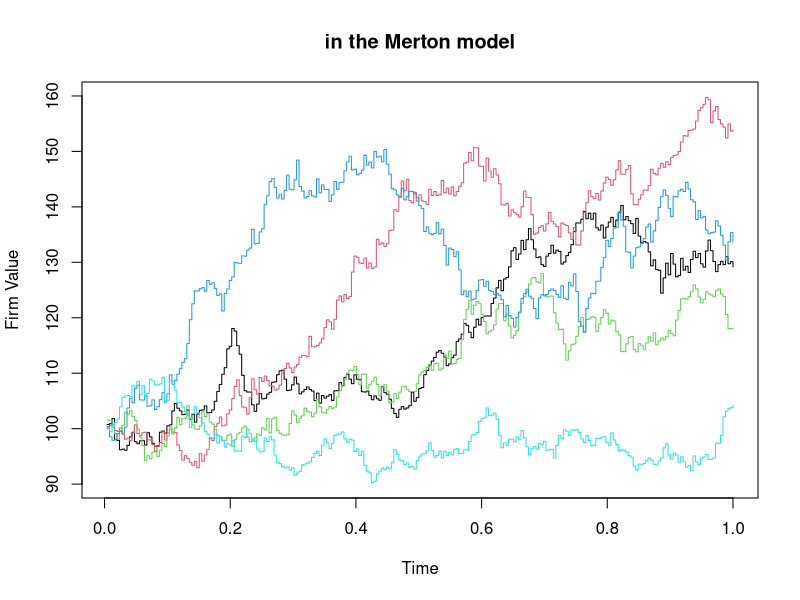

Generate this figure with R:

V0 <- 100 ; nu <- 0.1 ; sigma <-0.2 
dt <- 1 /252 ; Time <-1
M <- Time /dt
n <-10000
set.seed(117)
val <-rnorm(n*M, mean = (nu -sigma^2 / 2)* dt, sd =sigma * dt^0.5)
dlnV <-matrix(val,M,n)
V <- V0 * exp(apply(dlnV, 2, cumsum))
matplot(x =seq(0+dt,Time,dt),y=V[,1:5],type = 's',lty = 1, 
        xlab ="Time",ylab = "Firm Value", main="in the Merton model")

r <- 0.05 ; K <- 80
D <- exp(-r * Time) * mean((pmin(V[M, ], K)))
D
